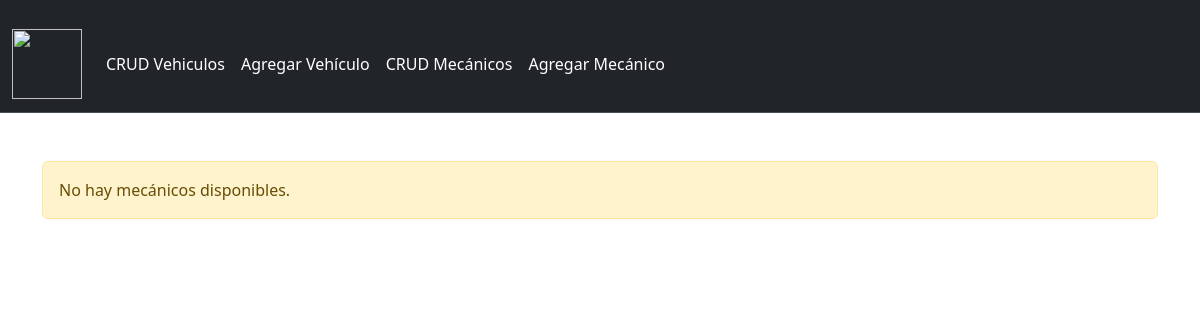
/crud_Mecanicos, run on an earlier commit of the app's database.
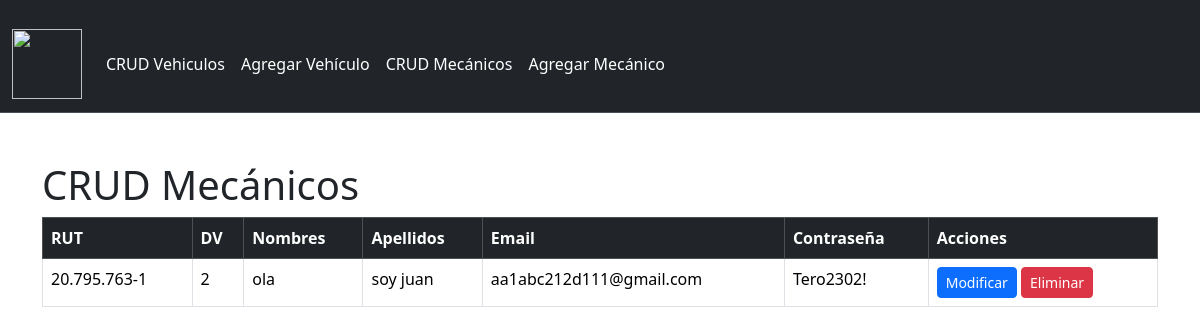
And on a later commit of the database.
### taller_makween/models.py (models this page shows, shortened)
class Mecanico(models.Model):
    rut = models.CharField(max_length=12, primary_key=True )
    dv = models.CharField(max_length=1)
    nombres = models.CharField(max_length=100)
    apellidos = models.CharField(max_length=100)
    email = models.EmailField() # Email field para verificar "@"
    contraseña = models.CharField(max_length=100)

### taller_makween/views.py (the view)
# urls.py: path('crud_Mecanicos', views.crud_mecanicos, name='crud_Mecanicos'),
def crud_mecanicos(request):
    mecanicos = Mecanico.objects.all()
    context = {'mecanicos': mecanicos}
    print("probando views.py crudmecanicos")
    return render(request, "taller_makween/mecanico_list.html", context)

### taller_makween/contexto_procesos.py (called while the page is built)
def monto_total(request):
    total = 0
    if request.user.is_authenticated:
        if "carrito" in request.session.keys():
            for key, value in request.session["carrito"].items():
                total += int(value["total"])
    return {"monto_total": total}

### taller_makween/templates/taller_makween/mecanico_list.html (shortened to what this page needs)
{% load static %}
<!DOCTYPE html>
<html lang="es">
<head>
    {% load bootstrap5 %}
    {% bootstrap_css %}
    <link rel="stylesheet" href="{% static 'CSS/style.css' %}">
</head>
<body>
    <nav class="navbar navbar-expand-lg bg-dark border-bottom border-body" data-bs-theme="dark">
        <div class="container-fluid">
            <a class="navbar-brand" href="{% url 'index' %}">
                <img src="{% static 'IMG/archivoImg/logo.jpg' %}" alt="" width="70" height="70">
            </a>
            <div class="collapse navbar-collapse" id="navbarNav">
                <ul class="navbar-nav me-auto mb-2 mb-lg-0">
                    <li class="nav-item">
                        <a class="nav-link active" aria-current="page" href="{% url 'crud' %}">CRUD Vehiculos</a>
                    </li>
                    <li class="nav-item">
                        <a class="nav-link active" aria-current="page" href="{% url 'vehiculosAdd' %}">Agregar Vehículo</a>
                    </li>
                    <li class="nav-item">
                        <a class="nav-link active" aria-current="page" href="{% url 'crud_Mecanicos' %}">CRUD Mecánicos</a>
                    </li>
                    <li class="nav-item">
                        <a class="nav-link active" aria-current="page" href="{% url 'mecanico_add' %}">Agregar Mecánico</a>
                    </li>
                </ul>
            </div>
        </div>
    </nav>
    <div class="container mt-5">
        {% block content %}
        {% if mecanicos %}
        <h1>CRUD Mecánicos</h1>
            <div class="table-responsive">
                <table class="table table-bordered table-hover">
                    <thead class="table-dark">
                        <tr>
                            <th>RUT</th>
                            <th>DV</th>
                            <th>Nombres</th>
                            <th>Apellidos</th>
                            <th>Email</th>
                            <th>Contraseña</th>
                            <th>Acciones</th>
                        </tr>
                    </thead>
                    <tbody>
                        {% for mecanico in mecanicos %}
                            <tr>
                                <td>{{ mecanico.rut }}</td>
                                <td>{{ mecanico.dv }}</td>
                                <td>{{ mecanico.nombres }}</td>
                                <td>{{ mecanico.apellidos }}</td>
                                <td>{{ mecanico.email }}</td>
                                <td>{{ mecanico.contraseña }}</td>
                                <td>
                                    <a href="{% url 'mecanico_edit' mecanico.rut %}" class="btn btn-primary btn-sm">Modificar</a>
                                    <a href="{% url 'mecanico_del' mecanico.rut %}" class="btn btn-danger btn-sm">Eliminar</a>
                                </td>
                            </tr>
                        {% endfor %}
                    </tbody>
                </table>
            </div>
        {% else %}
            <div class="alert alert-warning" role="alert">
                No hay mecánicos disponibles.
            </div>
        {% endif %}
        {% endblock %}
    </div>
</body>
</html>

### taller_makween/static/CSS/style.css (style rules this page uses)
body, html { margin: 0; padding: 0; height: 100%; }
.container-fluid { padding-top: 1rem; }

What changed in the data, as far as the page shows it:
added Mecanico: rut "20.795.763-1", dv "2", nombres "ola", apellidos "soy juan", email "aa1abc212d111@gmail.com", contraseña "Tero2302!"
Also different on the page:
text no longer shown: "No hay mecánicos disponibles."
text now shown: "CRUD Mecánicos RUT DV Nombres Apellidos Email Contraseña Acciones"
